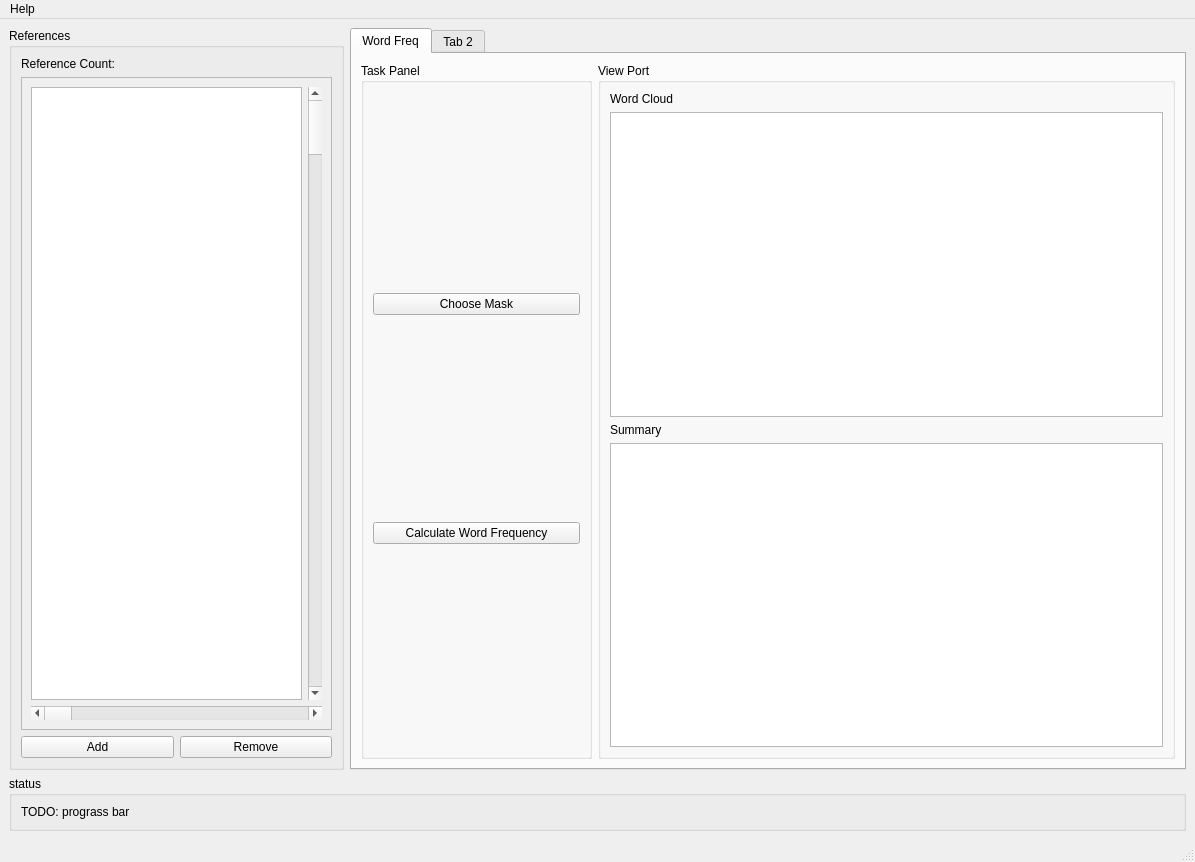
<?xml version="1.0" encoding="UTF-8"?>
<ui version="4.0">
 <class>MainWindow</class>
 <widget class="QMainWindow" name="MainWindow">
  <property name="geometry">
   <rect>
    <x>0</x>
    <y>0</y>
    <width>1195</width>
    <height>862</height>
   </rect>
  </property>
  <property name="windowTitle">
   <string>MainWindow</string>
  </property>
  <widget class="QWidget" name="centralwidget">
   <layout class="QGridLayout" name="gridLayout" rowstretch="1,0">
    <item row="0" column="0">
     <layout class="QHBoxLayout" name="horizontalLayout" stretch="2,5">
      <item>
       <widget class="QGroupBox" name="RefGroupBox">
        <property name="title">
         <string>References</string>
        </property>
        <layout class="QVBoxLayout" name="verticalLayout_2">
         <item>
          <layout class="QHBoxLayout" name="horizontalLayout_3">
           <item>
            <widget class="QLabel" name="refCountLabel">
             <property name="text">
              <string>Reference Count:</string>
             </property>
            </widget>
           </item>
           <item>
            <widget class="QLabel" name="refCountNum">
             <property name="text">
              <string/>
             </property>
            </widget>
           </item>
          </layout>
         </item>
         <item>
          <widget class="QScrollArea" name="scrollArea">
           <property name="widgetResizable">
            <bool>true</bool>
           </property>
           <widget class="QWidget" name="scrollAreaWidgetContents">
            <property name="geometry">
             <rect>
              <x>0</x>
              <y>0</y>
              <width>312</width>
              <height>663</height>
             </rect>
            </property>
            <layout class="QVBoxLayout" name="verticalLayout_4">
             <item>
              <layout class="QHBoxLayout" name="horizontalLayout_5">
               <item>
                <widget class="QListWidget" name="refListView">
                 <property name="selectionMode">
                  <enum>QAbstractItemView::ExtendedSelection</enum>
                 </property>
                 <property name="sortingEnabled">
                  <bool>true</bool>
                 </property>
                </widget>
               </item>
               <item>
                <widget class="QScrollBar" name="verticalScrollBar">
                 <property name="orientation">
                  <enum>Qt::Vertical</enum>
                 </property>
                </widget>
               </item>
              </layout>
             </item>
             <item>
              <widget class="QScrollBar" name="horizontalScrollBar">
               <property name="orientation">
                <enum>Qt::Horizontal</enum>
               </property>
              </widget>
             </item>
            </layout>
           </widget>
          </widget>
         </item>
         <item>
          <layout class="QHBoxLayout" name="horizontalLayout_4">
           <item>
            <widget class="QPushButton" name="addButton">
             <property name="text">
              <string>Add</string>
             </property>
            </widget>
           </item>
           <item>
            <widget class="QPushButton" name="removeButton">
             <property name="text">
              <string>Remove</string>
             </property>
            </widget>
           </item>
          </layout>
         </item>
        </layout>
       </widget>
      </item>
      <item>
       <widget class="QTabWidget" name="tabWidget">
        <property name="currentIndex">
         <number>0</number>
        </property>
        <widget class="QWidget" name="wordFreqTab">
         <attribute name="title">
          <string>Word Freq</string>
         </attribute>
         <layout class="QHBoxLayout" name="horizontalLayout_2" stretch="2,5">
          <item>
           <widget class="QGroupBox" name="TaskPanelGroupBox">
            <property name="title">
             <string>Task Panel</string>
            </property>
            <layout class="QVBoxLayout" name="verticalLayout_3">
             <item>
              <widget class="QPushButton" name="chooseMaskButton">
               <property name="text">
                <string>Choose Mask</string>
               </property>
              </widget>
             </item>
             <item>
              <widget class="QPushButton" name="calcWordFreqButton">
               <property name="text">
                <string>Calculate Word Frequency</string>
               </property>
              </widget>
             </item>
            </layout>
           </widget>
          </item>
          <item>
           <widget class="QGroupBox" name="groupBox_3">
            <property name="title">
             <string>View Port</string>
            </property>
            <layout class="QVBoxLayout" name="verticalLayout">
             <item>
              <widget class="QLabel" name="wordCloudLabel">
               <property name="text">
                <string>Word Cloud</string>
               </property>
              </widget>
             </item>
             <item>
              <widget class="QGraphicsView" name="wordCloudView">
               <property name="contextMenuPolicy">
                <enum>Qt::ActionsContextMenu</enum>
               </property>
               <property name="sizeAdjustPolicy">
                <enum>QAbstractScrollArea::AdjustToContentsOnFirstShow</enum>
               </property>
               <property name="resizeAnchor">
                <enum>QGraphicsView::AnchorViewCenter</enum>
               </property>
              </widget>
             </item>
             <item>
              <widget class="QLabel" name="summaryLabel">
               <property name="text">
                <string>Summary</string>
               </property>
              </widget>
             </item>
             <item>
              <widget class="QTextBrowser" name="summaryView"/>
             </item>
            </layout>
           </widget>
          </item>
         </layout>
        </widget>
        <widget class="QWidget" name="inspectorTab">
         <attribute name="title">
          <string>Tab 2</string>
         </attribute>
        </widget>
       </widget>
      </item>
     </layout>
    </item>
    <item row="1" column="0">
     <widget class="QGroupBox" name="formGroupBox">
      <property name="title">
       <string>status</string>
      </property>
      <layout class="QFormLayout" name="formLayout">
       <item row="0" column="0">
        <widget class="QLabel" name="label">
         <property name="text">
          <string>TODO: prograss bar</string>
         </property>
        </widget>
       </item>
      </layout>
     </widget>
    </item>
   </layout>
  </widget>
  <widget class="QMenuBar" name="menubar">
   <property name="geometry">
    <rect>
     <x>0</x>
     <y>0</y>
     <width>1195</width>
     <height>22</height>
    </rect>
   </property>
   <widget class="QMenu" name="menuHelp">
    <property name="title">
     <string>Help</string>
    </property>
    <addaction name="actionAbout"/>
   </widget>
   <addaction name="menuHelp"/>
  </widget>
  <widget class="QStatusBar" name="statusbar"/>
  <action name="actionAbout">
   <property name="text">
    <string>About</string>
   </property>
  </action>
 </widget>
 <resources/>
 <connections/>
</ui>
